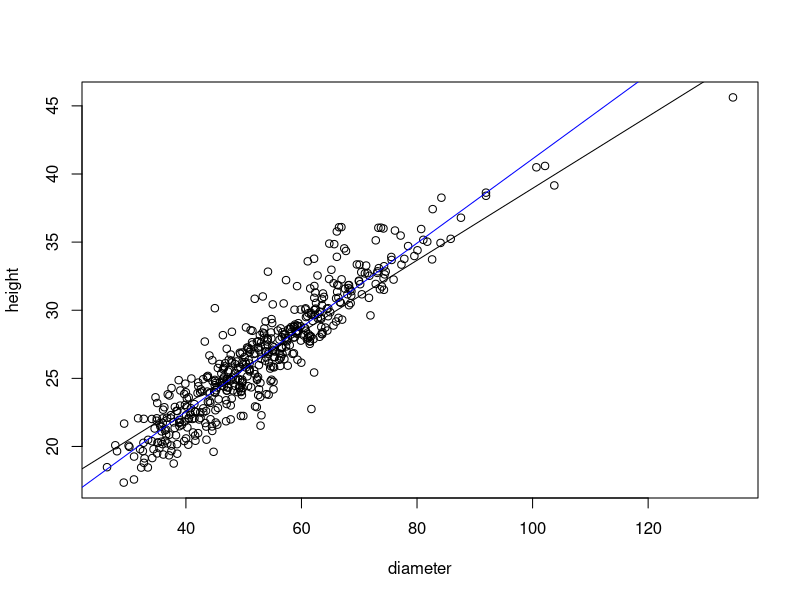
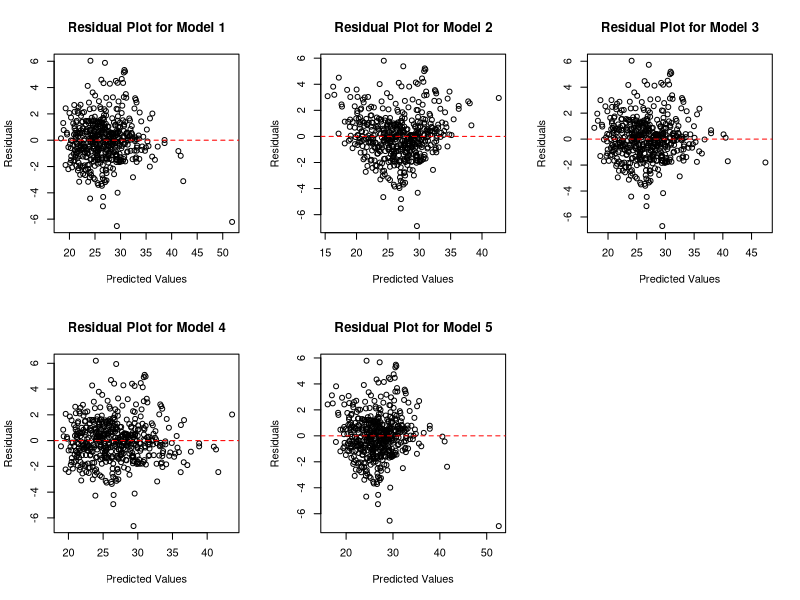
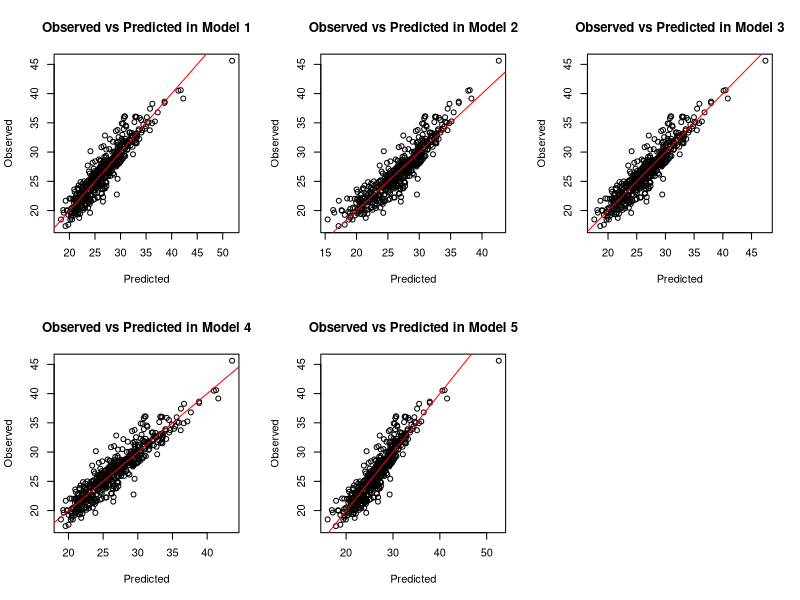

The R source for these figures, in order:
## ---- chunk 1
knitr::opts_chunk$set(echo = TRUE)
## ---- chunk 2
# reading libaries
library(tidyverse) # for read-csv (not necessary, but it's what I like to use)
library(ModelMetrics)
## ---- chunk 3
# reading data
# note: data was obtained through a given docx, which I made into a google doc, then copy pasted to google sheets, then saved as a csv
# note: the data we were given is about 10% of the data they used, so our graphs will look slightly different
metasequoia <- read_csv("data/metasequoia_data.csv")
## ---- chunk 4
# data exploration
metasequoia %>%
  pivot_longer(col = c("height", "diameter"),
               names_to = "datatype",
               values_to = "values") %>%
  group_by(datatype) %>%
  summarise(mean = mean(values),
            max = max(values),
            min = min(values),
            sd = sd(values)) %>%
  t()
## ---- chunk 5
# models
metasequoia_model1 <- lm(height ~ diameter, data = metasequoia)
metasequoia_model2 <- lm(height ~ I(log(diameter)), data = metasequoia)
metasequoia_model3 <- lm(height ~ diameter + I(diameter^2), data = metasequoia)
metasequoia_model4 <- lm(height ~ I(diameter^2) + I(diameter^3), data = metasequoia)
metasequoia_model5 <- lm(height ~ I(diameter^-1) + I(diameter^2), data = metasequoia)
# about non-linear models: not sure how to do it and this code is broken
# metasequoia_model8 <- nls(height ~ 1.3 + a1 * (1 - exp(-a1 * diameter))^a2, data = metasequoia, start = list(a1 = 1, a2 = 1))
## ---- chunk 6
# Fig 2. Scatter diagram of the tree height and dbh of a single Metasequoia tree.
plot(height ~ diameter, data = metasequoia)
abline(a = 12.546, b = 0.264) # the paper's data's trendline
abline(metasequoia_model1, col = "blue") # trendline for model 1
abline(metasequoia_model2, col = "orange") # trendline for model 2
## ---- chunk 7
par(mfrow = c(2, 3))
# making residuals plot for model 1
plot(resid(metasequoia_model1) ~ predict(metasequoia_model1), main = "Residual Plot for Model 1", xlab = "Predicted Values", ylab = "Residuals")
abline(h = 0,col = "red",lty = 2)
# making residuals plot for model 2
plot(resid(metasequoia_model2) ~ predict(metasequoia_model2), main = "Residual Plot for Model 2", xlab = "Predicted Values", ylab = "Residuals")
abline(h = 0,col = "red",lty = 2)
# making residuals plot for model 3
plot(resid(metasequoia_model3) ~ predict(metasequoia_model3), main = "Residual Plot for Model 3", xlab = "Predicted Values", ylab = "Residuals")
abline(h = 0,col = "red",lty = 2)
# making residuals plot for model 4
plot(resid(metasequoia_model4) ~ predict(metasequoia_model4), main = "Residual Plot for Model 4", xlab = "Predicted Values", ylab = "Residuals")
abline(h = 0,col = "red",lty = 2)
# making residuals plot for model 5
plot(resid(metasequoia_model5) ~ predict(metasequoia_model5), main = "Residual Plot for Model 5", xlab = "Predicted Values", ylab = "Residuals")
abline(h = 0,col = "red",lty = 2)
## ---- chunk 8
par(mfrow = c(2, 3))
# predicted vs observed for model 1
plot(height ~ predict(metasequoia_model1), data = metasequoia, main = "Observed vs Predicted in Model 1", xlab = "Predicted", ylab = "Observed")
abline(a = 0, b = 1, col = "red")
# predicted vs observed for model 2
plot(height ~ predict(metasequoia_model2), data = metasequoia, main = "Observed vs Predicted in Model 2", xlab = "Predicted", ylab = "Observed")
abline(a = 0, b = 1, col = "red")
# predicted vs observed for model 3
plot(height ~ predict(metasequoia_model3), data = metasequoia, main = "Observed vs Predicted in Model 3", xlab = "Predicted", ylab = "Observed")
abline(a = 0, b = 1, col = "red")
# predicted vs observed for model 4
plot(height ~ predict(metasequoia_model4), data = metasequoia, main = "Observed vs Predicted in Model 4", xlab = "Predicted", ylab = "Observed")
abline(a = 0, b = 1, col = "red")
# predicted vs observed for model 5
plot(height ~ predict(metasequoia_model5), data = metasequoia, main = "Observed vs Predicted in Model 5", xlab = "Predicted", ylab = "Observed")
abline(a = 0, b = 1, col = "red")
## ---- chunk 9
# calculating bias
mean((predict(metasequoia_model1) - metasequoia$height) / metasequoia$height) * 100
mean((predict(metasequoia_model2) - metasequoia$height) / metasequoia$height) * 100
mean((predict(metasequoia_model3) - metasequoia$height) / metasequoia$height) * 100
mean((predict(metasequoia_model4) - metasequoia$height) / metasequoia$height) * 100
mean((predict(metasequoia_model5) - metasequoia$height) / metasequoia$height) * 100
## ---- chunk 10
# calculating RMSE
# we want the lowest value which is model 4
rmse(metasequoia_model1) # can also use: rmse(metasequoia$height, predict(metasequoia_model1))
rmse(metasequoia_model2)
rmse(metasequoia_model3)
rmse(metasequoia_model4)
rmse(metasequoia_model5)
## ---- chunk 11
# calculating AIC
# we want the lowest value which is model 4
AIC(metasequoia_model1)
AIC(metasequoia_model2)
AIC(metasequoia_model3)
AIC(metasequoia_model4)
AIC(metasequoia_model5)
## ---- chunk 12
# calculating R^2adj
# we want the highest value which is model 4
summary(metasequoia_model1)$adj.r.squared
summary(metasequoia_model2)$adj.r.squared
summary(metasequoia_model3)$adj.r.squared
summary(metasequoia_model4)$adj.r.squared
summary(metasequoia_model5)$adj.r.squared
